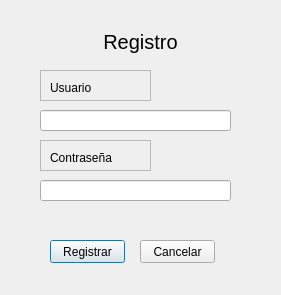
<?xml version="1.0" encoding="UTF-8"?>
<ui version="4.0">
 <class>Dialog</class>
 <widget class="QDialog" name="Dialog">
  <property name="geometry">
   <rect>
    <x>0</x>
    <y>0</y>
    <width>281</width>
    <height>295</height>
   </rect>
  </property>
  <property name="minimumSize">
   <size>
    <width>281</width>
    <height>295</height>
   </size>
  </property>
  <property name="maximumSize">
   <size>
    <width>281</width>
    <height>295</height>
   </size>
  </property>
  <property name="windowTitle">
   <string>Dialog</string>
  </property>
  <widget class="QFrame" name="frame_2">
   <property name="geometry">
    <rect>
     <x>40</x>
     <y>140</y>
     <width>111</width>
     <height>31</height>
    </rect>
   </property>
   <property name="autoFillBackground">
    <bool>false</bool>
   </property>
   <property name="frameShape">
    <enum>QFrame::StyledPanel</enum>
   </property>
   <property name="frameShadow">
    <enum>QFrame::Raised</enum>
   </property>
   <property name="lineWidth">
    <number>234</number>
   </property>
   <property name="midLineWidth">
    <number>13</number>
   </property>
   <widget class="QLabel" name="password">
    <property name="geometry">
     <rect>
      <x>10</x>
      <y>10</y>
      <width>91</width>
      <height>16</height>
     </rect>
    </property>
    <property name="text">
     <string>Contraseña</string>
    </property>
   </widget>
  </widget>
  <widget class="QLineEdit" name="passwordfield">
   <property name="geometry">
    <rect>
     <x>40</x>
     <y>180</y>
     <width>191</width>
     <height>21</height>
    </rect>
   </property>
   <property name="text">
    <string/>
   </property>
   <property name="echoMode">
    <enum>QLineEdit::Password</enum>
   </property>
  </widget>
  <widget class="QLineEdit" name="usernamefield">
   <property name="geometry">
    <rect>
     <x>40</x>
     <y>110</y>
     <width>191</width>
     <height>21</height>
    </rect>
   </property>
   <property name="text">
    <string/>
   </property>
  </widget>
  <widget class="QFrame" name="frame">
   <property name="geometry">
    <rect>
     <x>40</x>
     <y>70</y>
     <width>111</width>
     <height>31</height>
    </rect>
   </property>
   <property name="frameShape">
    <enum>QFrame::StyledPanel</enum>
   </property>
   <property name="frameShadow">
    <enum>QFrame::Raised</enum>
   </property>
   <widget class="QLabel" name="username">
    <property name="geometry">
     <rect>
      <x>10</x>
      <y>10</y>
      <width>91</width>
      <height>16</height>
     </rect>
    </property>
    <property name="text">
     <string>Usuario</string>
    </property>
   </widget>
  </widget>
  <widget class="QLabel" name="title">
   <property name="geometry">
    <rect>
     <x>0</x>
     <y>30</y>
     <width>281</width>
     <height>24</height>
    </rect>
   </property>
   <property name="styleSheet">
    <string notr="true">font-size: 20px ;</string>
   </property>
   <property name="text">
    <string>Registro</string>
   </property>
   <property name="alignment">
    <set>Qt::AlignCenter</set>
   </property>
  </widget>
  <widget class="QPushButton" name="Rpositive">
   <property name="geometry">
    <rect>
     <x>50</x>
     <y>240</y>
     <width>75</width>
     <height>23</height>
    </rect>
   </property>
   <property name="text">
    <string>Registrar</string>
   </property>
  </widget>
  <widget class="QPushButton" name="Rnegative">
   <property name="geometry">
    <rect>
     <x>140</x>
     <y>240</y>
     <width>75</width>
     <height>23</height>
    </rect>
   </property>
   <property name="text">
    <string>Cancelar</string>
   </property>
  </widget>
 </widget>
 <resources/>
 <connections/>
</ui>
